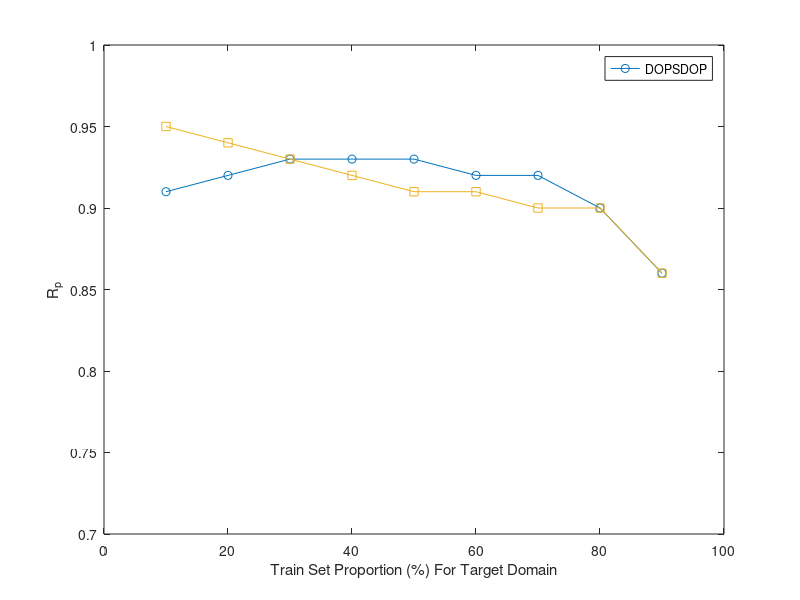

This chart was generated by the following MATLAB code: (Note: this script raises an error after producing the figure.)
dop_R2 = [];
sdop_R2 = [];
xtk = 10:10:90
%change splite_percent and record the results as follows:
dop_R2(1) = 0.91;
sdop_R2(1) = 0.95;
dop_R2(2) = 0.92;
sdop_R2(2) = 0.94;
dop_R2(3) = 0.93;
sdop_R2(3) = 0.93;
dop_R2(4) = 0.93;
sdop_R2(4) = 0.92;
dop_R2(5) = 0.93;
sdop_R2(5) = 0.91;
dop_R2(6) = 0.92;
sdop_R2(6) = 0.91;
dop_R2(7) = 0.92;
sdop_R2(7) = 0.90;
dop_R2(8) = 0.90;
sdop_R2(8) = 0.90;
dop_R2(9) = 0.86;
sdop_R2(9) = 0.86;
figure;
plot(xtk,dop_R2,'-o',LineWidth=1.5);
hold on;
plot(xtk,sdop_R2,'-s',LineWidth=1.5);
legend(["DOP","SDOP"]);
ylabel("R_p");
xlabel("Train Set Proportion (%) For Target Domain");
ylim([0.7 1.0]);
SCIPlot;

dop_R2 = [];
sdop_R2 = [];
%change splite_percent and record the results as follows:
dop_R2(1) = 0.95;
sdop_R2(1) = 0.95;

dop_R2(2) = 0.92;
sdop_R2(2) = 0.93;

dop_R2(3) = 0.96;
sdop_R2(3) = 0.95;

dop_R2(4) = 0.88;
sdop_R2(4) = 0.87;

dop_R2(5) = 0.92;
sdop_R2(5) = 0.89;

dop_R2(6) = 0.95;
sdop_R2(6) = 0.88;

dop_R2(7) = 0.93;
sdop_R2(7) = 0.89;
dop_R2(8) = 0.83;
sdop_R2(8) = 0.86;
dop_R2(9) = 0.53;
sdop_R2(9) = 0.47;

figure;
plot(xtk,dop_R2,'-o',LineWidth=1.5);
hold on;
plot(xtk,sdop_R2,'-s',LineWidth=1.5);
legend(["DOP","SDOP"]);
ylabel("R_p");
xlabel("Train Set Proportion (%) For Target Domain");
%ylim([0.5 1.0]);
SCIPlot;
